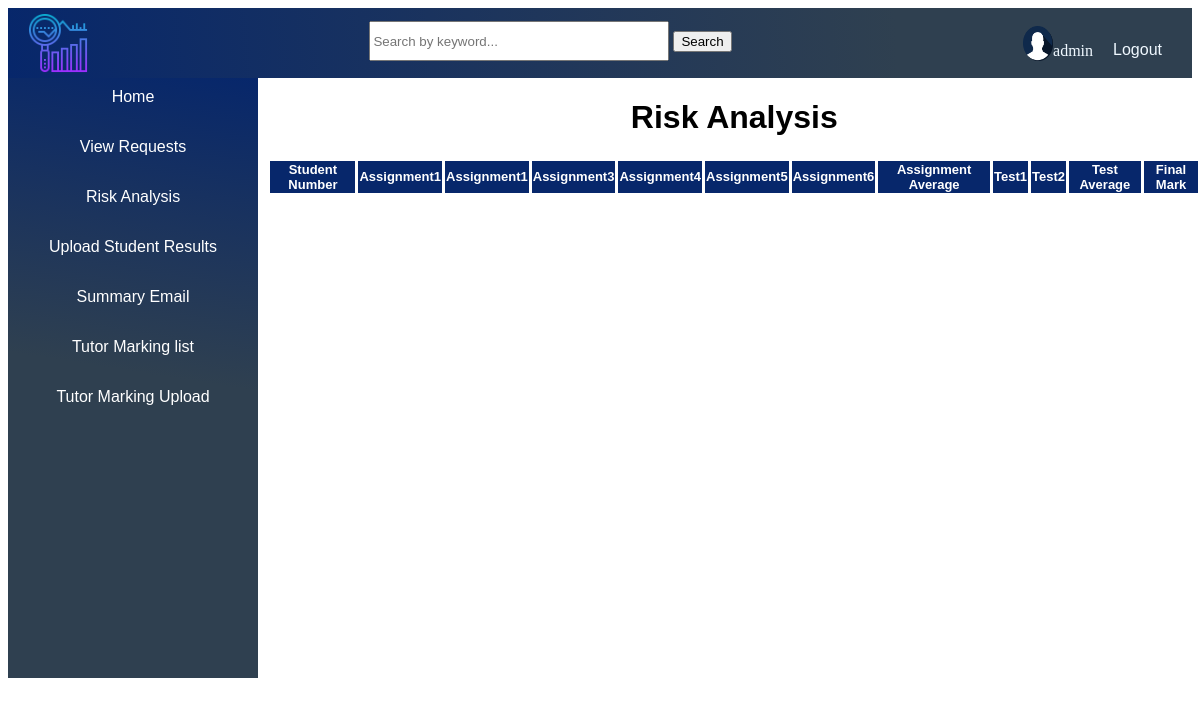
Page /people/results (signed in) on the earlier database version.
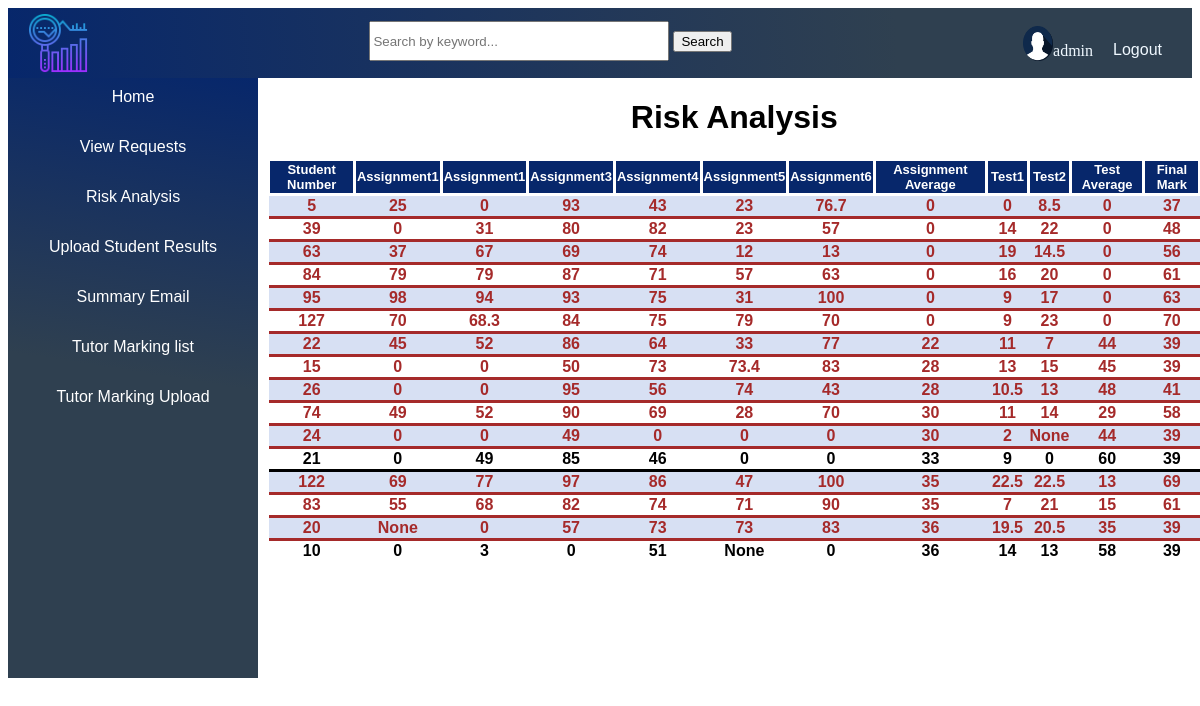
Same page on the later database version.
### studentResults/models.py (models this page shows)
class Student(models.Model):
    studentNumber = models.CharField(max_length=3, primary_key=True, default='no value')
    assignmentOne = models.CharField(max_length=3, null=True, blank=True)
    assignmentTwo = models.CharField(max_length=3, null=True , blank=True)
    assignmentThree = models.CharField(max_length=3, null=True , blank=True)
    assignmentFour = models.CharField(max_length=3, null=True, blank=True)
    assignmentFive = models.CharField(max_length=3, null=True, blank=True)
    assignmentSix = models.CharField(max_length=3, null=True, blank=True)
    testOne = models.CharField(max_length=3, null=True, blank=True)
    testTwo = models.CharField(max_length=3, null=True, blank=True)
    finalMark = models.CharField(max_length=3, null=True, blank=True)
    assignmentAverage = models.IntegerField(max_length=3, null=True, blank=True)
    testAverage = models.IntegerField(max_length=3, null=True, blank=True)

### studentResults/views.py (the view)
# urls.py: path('results', views.StudentResults.as_view(), name="results"),
class StudentResults(ListView):
    model = Student
    context_object_name ="students"
    template_name ='studentResults/results.html'
    def get_queryset(self):
        order_list = ['assignmentAverage','testAverage']
        return Student.objects.all().order_by(*order_list)

### studentResults/templates/studentResults/results.html (shortened to what the changed rows need)
{% extends 'base.html' %}
{% load static %}
{% block content %}
<div class="risk_block"
style="margin-left:1%;
    display: flex;
    margin-right: 50%;
    width: 100%;
    text-align: center;
">
    <div >
        <div class="risk">
            <h1 style=" font-family: 'Franklin Gothic Medium', 'Arial Narrow', Arial, sans-serif;">Risk Analysis</h1>
        </div>
        <div>
            <table
                style="overflow-y:scroll;
                height:400px;
                display:block;
                border-collapse: collapse;
                width: 100%;
                text-align: center;">
                <tr style="position: sticky;
                    position: -webkit-sticky;
                    top: 0px;
                    z-index: 2;
                    background-color: rgba(7,39,107,1);
                    color: white;
                    font-family: sans-serif;
                    font-size: small;
                    border-style: solid;">
                    <th style="border-style: solid;">Student Number</th>
                    <th style="border-style: solid;">Assignment1</th>
                    <th style="border-style: solid;">Assignment1</th>
                    <th style="border-style: solid;">Assignment3</th>
                    <th style="border-style: solid;">Assignment4</th>
                    <th style="border-style: solid;">Assignment5</th>
                    <th style="border-style: solid;">Assignment6</th>
                    <th style="border-style: solid;">Assignment Average</th>
                    <th style="border-style: solid;">Test1</th>
                    <th style="border-style: solid;">Test2</th>
                    <th style="border-style: solid;">Test Average</th>
                    <th style="border-style: solid;">Final Mark</th>
                </tr>
                {% for student in students%}
                {% if student.testAverage <= 50 %}
                <tr class="below">
                    <th style="border-bottom: solid;">{{student.studentNumber}}</th>
                    <th style="border-bottom: solid;">{{student.assignmentOne}}</th>
                    <th style="border-bottom: solid;">{{student.assignmentTwo}}</th>
                    <th style="border-bottom: solid;">{{student.assignmentThree}}</th>
                    <th style="border-bottom: solid;">{{student.assignmentFour}}</th>
                    <th style="border-bottom: solid;">{{student.assignmentFive}}</th>
                    <th style="border-bottom: solid;">{{student.assignmentSix}}</th>
                    <th style="border-bottom: solid;">{{student.assignmentAverage}}</th>
                    <th style="border-bottom: solid;">{{student.testOne}}</th>
                    <th style="border-bottom: solid;">{{student.testTwo}}</th>
                    <th style="border-bottom: solid;">{{student.testAverage}}</th>
                    <th style="border-bottom: solid;">{{student.finalMark}}</th>
                </tr>
                {% else %}
                <tr class ="above">
                    <th style="border-bottom: solid;">{{student.studentNumber}}</th>
                    <th style="border-bottom: solid;">{{student.assignmentOne}}</th>
                    <th style="border-bottom: solid;">{{student.assignmentTwo}}</th>
                    <th style="border-bottom: solid;">{{student.assignmentThree}}</th>
                    <th style="border-bottom: solid;">{{student.assignmentFour}}</th>
                    <th style="border-bottom: solid;">{{student.assignmentFive}}</th>
                    <th style="border-bottom: solid;">{{student.assignmentSix}}</th>
                    <th style="border-bottom: solid;">{{student.assignmentAverage}}</th>
                    <th style="border-bottom: solid;">{{student.testOne}}</th>
                    <th style="border-bottom: solid;">{{student.testTwo}}</th>
                    <th style="border-bottom: solid;">{{student.testAverage}}</th>
                    <th style="border-bottom: solid;">{{student.finalMark}}</th>
                </tr>
                {% endif %}
                {% endfor %}
            </table>
        </div>
    </div>
</div>
{% endblock %}

Differences in the rows shown:
added Student: studentNumber "5", assignmentOne "25", assignmentTwo "0", assignmentThree "93", assignmentFour "43", assignmentFive "23", assignmentSix "76.7", assignmentAverage "0", testOne "0", testTwo "8.5", testAverage "0", finalMark "37"
added Student: studentNumber "39", assignmentOne "0", assignmentTwo "31", assignmentThree "80", assignmentFour "82", assignmentFive "23", assignmentSix "57", assignmentAverage "0", testOne "14", testTwo "22", testAverage "0", finalMark "48"
added Student: studentNumber "63", assignmentOne "37", assignmentTwo "67", assignmentThree "69", assignmentFour "74", assignmentFive "12", assignmentSix "13", assignmentAverage "0", testOne "19", testTwo "14.5", testAverage "0", finalMark "56"
added Student: studentNumber "84", assignmentOne "79", assignmentTwo "79", assignmentThree "87", assignmentFour "71", assignmentFive "57", assignmentSix "63", assignmentAverage "0", testOne "16", testTwo "20", testAverage "0", finalMark "61"
added Student: studentNumber "95", assignmentOne "98", assignmentTwo "94", assignmentThree "93", assignmentFour "75", assignmentFive "31", assignmentSix "100", assignmentAverage "0", testOne "9", testTwo "17", testAverage "0", finalMark "63"
added Student: studentNumber "127", assignmentOne "70", assignmentTwo "68.3", assignmentThree "84", assignmentFour "75", assignmentFive "79", assignmentSix "70", assignmentAverage "0", testOne "9", testTwo "23", testAverage "0", finalMark "70"
added Student: studentNumber "22", assignmentOne "45", assignmentTwo "52", assignmentThree "86", assignmentFour "64", assignmentFive "33", assignmentSix "77", assignmentAverage "22", testOne "11", testTwo "7", testAverage "44", finalMark "39"
added Student: studentNumber "15", assignmentOne "0", assignmentTwo "0", assignmentThree "50", assignmentFour "73", assignmentFive "73.4", assignmentSix "83", assignmentAverage "28", testOne "13", testTwo "15", testAverage "45", finalMark "39"
added Student: studentNumber "26", assignmentOne "0", assignmentTwo "0", assignmentThree "95", assignmentFour "56", assignmentFive "74", assignmentSix "43", assignmentAverage "28", testOne "10.5", testTwo "13", testAverage "48", finalMark "41"
added Student: studentNumber "74", assignmentOne "49", assignmentTwo "52", assignmentThree "90", assignmentFour "69", assignmentFive "28", assignmentSix "70", assignmentAverage "30", testOne "11", testTwo "14", testAverage "29", finalMark "58"
added Student: studentNumber "24", assignmentOne "0", assignmentTwo "0", assignmentThree "49", assignmentFour "0", assignmentFive "0", assignmentSix "0", assignmentAverage "30", testOne "2", testTwo "None", testAverage "44", finalMark "39"
added Student: studentNumber "21", assignmentOne "0", assignmentTwo "49", assignmentThree "85", assignmentFour "46", assignmentFive "0", assignmentSix "0", assignmentAverage "33", testOne "9", testTwo "0", testAverage "60", finalMark "39"
added Student: studentNumber "122", assignmentOne "69", assignmentTwo "77", assignmentThree "97", assignmentFour "86", assignmentFive "47", assignmentSix "100", assignmentAverage "35", testOne "22.5", testTwo "22.5", testAverage "13", finalMark "69"
added Student: studentNumber "83", assignmentOne "55", assignmentTwo "68", assignmentThree "82", assignmentFour "74", assignmentFive "71", assignmentSix "90", assignmentAverage "35", testOne "7", testTwo "21", testAverage "15", finalMark "61"
added Student: studentNumber "20", assignmentOne "None", assignmentTwo "0", assignmentThree "57", assignmentFour "73", assignmentFive "73", assignmentSix "83", assignmentAverage "36", testOne "19.5", testTwo "20.5", testAverage "35", finalMark "39"
added Student: studentNumber "10", assignmentOne "0", assignmentTwo "3", assignmentThree "0", assignmentFour "51", assignmentFive "None", assignmentSix "0", assignmentAverage "36", testOne "14", testTwo "13", testAverage "58", finalMark "39"
